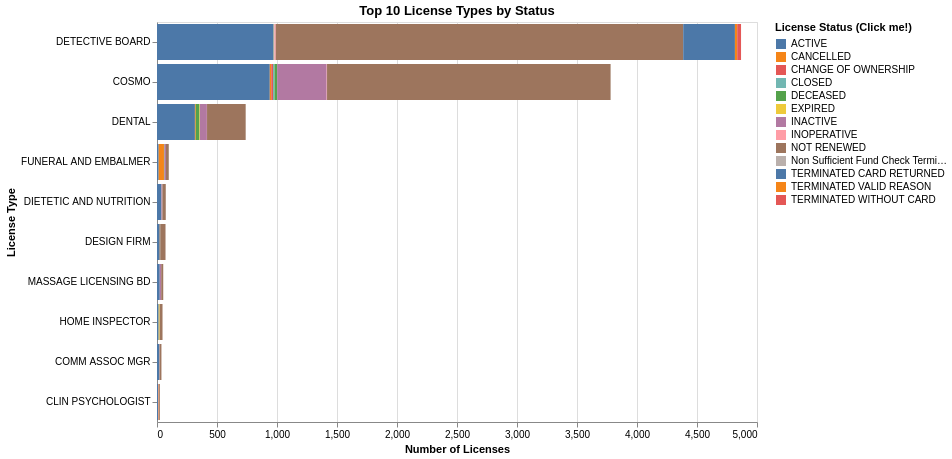

The cell this chart's notebook holds for it:
### Code cell
# interactive
selection = alt.selection_point(fields=['License Status'], bind='legend')

chart1 = alt.Chart(type_status_filtered).mark_bar().encode(
    x=alt.X('Count:Q', title='Number of Licenses'),
    y=alt.Y('License Type:N', sort='-x', title='License Type'),
    color=alt.Color('License Status:N',
            scale=alt.Scale(scheme='tableau10'),
            title='License Status (Click me!)'),
    opacity=alt.condition(selection, alt.value(1), alt.value(0.2)),
    tooltip=['License Type', 'License Status', 'Count']
).add_params(
    selection
).properties(
    title='Top 10 License Types by Status',
    width=600,
    height=400
)

chart1

### Figure 1 — Vega-Lite specification as saved in the notebook (floating-point values rounded to 4 significant figures)
{"config": {"view": {"continuousWidth": 300, "continuousHeight": 300}}, "data": {"name": "data-659ef878c98af9a9b77841456cc40b99"}, "mark": {"type": "bar"}, "encoding": {"color": {"field": "License Status", "scale": {"scheme": "tableau10"}, "title": "License Status (Click me!)", "type": "nominal"}, "opacity": {"condition": {"param": "param_13", "value": 1}, "value": 0.2}, "tooltip": [{"field": "License Type", "type": "nominal"}, {"field": "License Status", "type": "nominal"}, {"field": "Count", "type": "quantitative"}], "x": {"field": "Count", "title": "Number of Licenses", "type": "quantitative"}, "y": {"field": "License Type", "sort": "-x", "title": "License Type", "type": "nominal"}}, "height": 400, "params": [{"name": "param_13", "select": {"type": "point", "fields": ["License Status"]}, "bind": "legend"}], "title": "Top 10 License Types by Status", "width": 600, "$schema": "https://vega.github.io/schema/vega-lite/v5.20.1.json", "datasets": {"data-659ef878c98af9a9b77841456cc40b99": [{"License Type": "CLIN PSYCHOLOGIST", "License Status": "ACTIVE", "Count": 9}, {"License Type": "CLIN PSYCHOLOGIST", "License Status": "CANCELLED", "Count": 5}, {"License Type": "CLIN PSYCHOLOGIST", "License Status": "INACTIVE", "Count": 3}, {"License Type": "CLIN PSYCHOLOGIST", "License Status": "NOT RENEWED", "Count": 7}, {"License Type": "COMM ASSOC MGR", "License Status": "ACTIVE", "Count": 19}, {"License Type": "COMM ASSOC MGR", "License Status": "INACTIVE", "Count": 2}, {"License Type": "COMM ASSOC MGR", "License Status": "NOT RENEWED", "Count": 16}, {"License Type": "COSMO", "License Status": "ACTIVE", "Count": 940}, {"License Type": "COSMO", "License Status": "CANCELLED", "Count": 12}, {"License Type": "COSMO", "License Status": "CHANGE OF OWNERSHIP", "Count": 15}, {"License Type": "COSMO", "License Status": "CLOSED", "Count": 12}, {"License Type": "COSMO", "License Status": "DECEASED", "Count": 23}, {"License Type": "COSMO", "License Status": "INACTIVE", "Count": 412}, {"License Type": "COSMO", "License Status": "INOPERATIVE", "Count": 3}, {"License Type": "COSMO", "License Status": "NOT RENEWED", "Count": 2363}, {"License Type": "COSMO", "License Status": "Non Sufficient Fund Check Terminated", "Count": 1}, {"License Type": "DENTAL", "License Status": "ACTIVE", "Count": 316}, {"License Type": "DENTAL", "License Status": "CANCELLED", "Count": 7}, {"License Type": "DENTAL", "License Status": "DECEASED", "Count": 31}, {"License Type": "DENTAL", "License Status": "EXPIRED", "Count": 4}, {"License Type": "DENTAL", "License Status": "INACTIVE", "Count": 58}, {"License Type": "DENTAL", "License Status": "INOPERATIVE", "Count": 1}, {"License Type": "DENTAL", "License Status": "NOT RENEWED", "Count": 322}, {"License Type": "DESIGN FIRM", "License Status": "ACTIVE", "Count": 23}, {"License Type": "DESIGN FIRM", "License Status": "CANCELLED", "Count": 2}, {"License Type": "DESIGN FIRM", "License Status": "CLOSED", "Count": 2}, {"License Type": "DESIGN FIRM", "License Status": "NOT RENEWED", "Count": 44}, {"License Type": "DETECTIVE BOARD", "License Status": "ACTIVE", "Count": 971}, {"License Type": "DETECTIVE BOARD", "License Status": "CANCELLED", "Count": 2}, {"License Type": "DETECTIVE BOARD", "License Status": "CLOSED", "Count": 3}, {"License Type": "DETECTIVE BOARD", "License Status": "DECEASED", "Count": 1}, {"License Type": "DETECTIVE BOARD", "License Status": "INACTIVE", "Count": 1}, {"License Type": "DETECTIVE BOARD", "License Status": "INOPERATIVE", "Count": 11}, {"License Type": "DETECTIVE BOARD", "License Status": "NOT RENEWED", "Count": 3395}, {"License Type": "DETECTIVE BOARD", "License Status": "Non Sufficient Fund Check Terminated", "Count": 1}, {"License Type": "DETECTIVE BOARD", "License Status": "TERMINATED CARD RETURNED", "Count": 431}, {"License Type": "DETECTIVE BOARD", "License Status": "TERMINATED VALID REASON", "Count": 19}, {"License Type": "DETECTIVE BOARD", "License Status": "TERMINATED WITHOUT CARD", "Count": 32}, {"License Type": "DIETETIC AND NUTRITION", "License Status": "ACTIVE", "Count": 37}, {"License Type": "DIETETIC AND NUTRITION", "License Status": "CANCELLED", "Count": 1}, {"License Type": "DIETETIC AND NUTRITION", "License Status": "INACTIVE", "Count": 7}, {"License Type": "DIETETIC AND NUTRITION", "License Status": "NOT RENEWED", "Count": 28}, {"License Type": "FUNERAL AND EMBALMER", "License Status": "ACTIVE", "Count": 14}, {"License Type": "FUNERAL AND EMBALMER", "License Status": "CANCELLED", "Count": 44}, {"License Type": "FUNERAL AND EMBALMER", "License Status": "DECEASED", "Count": 4}, {"License Type": "FUNERAL AND EMBALMER", "License Status": "INACTIVE", "Count": 13}, {"License Type": "FUNERAL AND EMBALMER", "License Status": "NOT RENEWED", "Count": 23}, {"License Type": "HOME INSPECTOR", "License Status": "ACTIVE", "Count": 14}, {"License Type": "HOME INSPECTOR", "License Status": "EXPIRED", "Count": 8}, {"License Type": "HOME INSPECTOR", "License Status": "NOT RENEWED", "Count": 24}, {"License Type": "MASSAGE LICENSING BD", "License Status": "ACTIVE", "Count": 23}, {"License Type": "MASSAGE LICENSING BD", "License Status": "INACTIVE", "Count": 12}, {"License Type": "MASSAGE LICENSING BD", "License Status": "NOT RENEWED", "Count": 17}]}}
